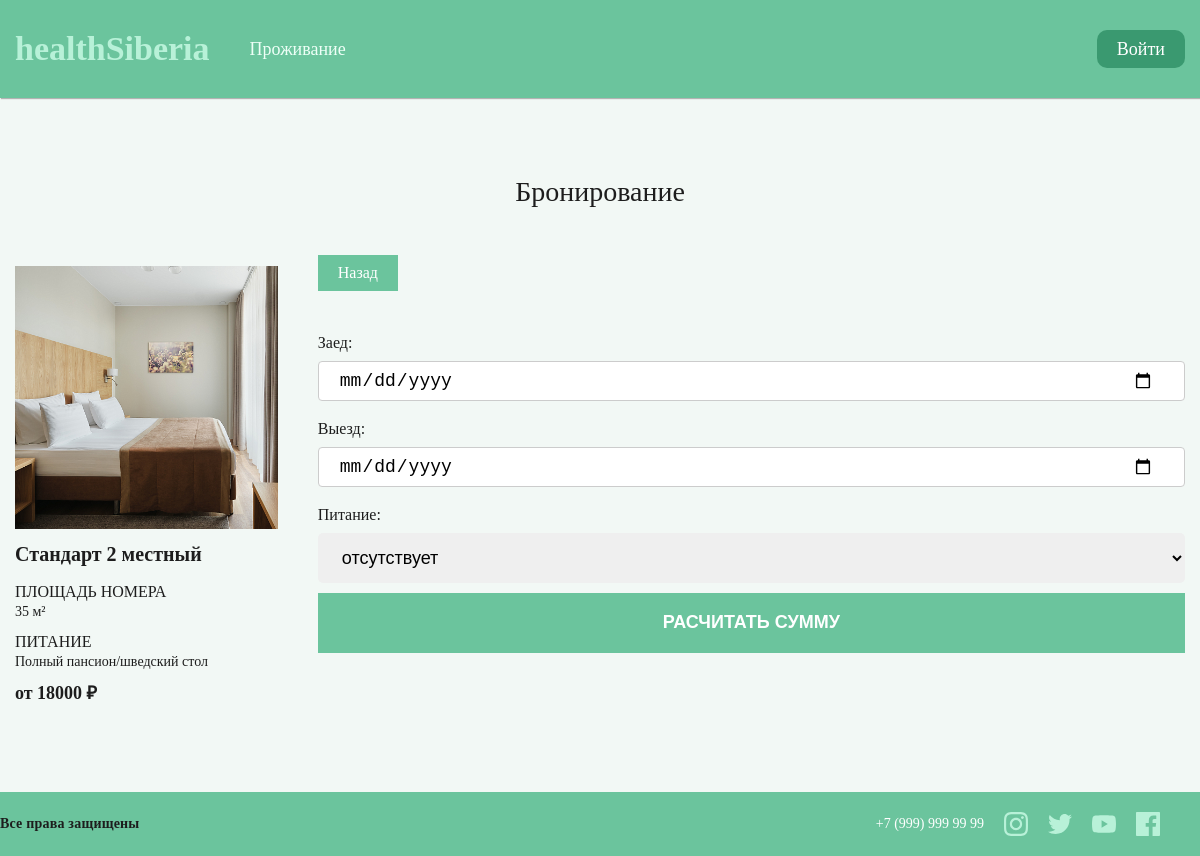
/book.php?id_ком=2, run on the app's committed database.
### tables this page shows
CREATE TABLE `rooms` (
  `id_комната` int(11) NOT NULL,
  `название` varchar(40) NOT NULL,
  `площадь` int(2) NOT NULL,
  `питание` varchar(40) NOT NULL,
  `цена` int(5) NOT NULL,
  `цена_питание` int(5) NOT NULL,
  `обложка` varchar(20) DEFAULT NULL
);

### book.php (the view, shortened to what this page needs)
<?php
	include_once('header.php');
?>
		<main class="main">
			<div class="living">
				<div class="_container">
					<div class="living_con">
						<div class="living_title">
							Бронирование
						</div>
						<div class="booking_block">
							<div class="room_card_">
								<?php
								$id_room = $_GET['id_ком'];
								require('connect.php');
								$query = "SELECT id_комната, название, площадь, питание, цена, обложка FROM rooms WHERE id_комната=".$id_room;
								$result = $mysqli -> query($query);
								while ($row = $result -> fetch_assoc()) {
								?>
								<div class="room_image_con"><img src="img/rooms/<?php print $row["обложка"]; ?>" alt=""></div>
								<div class="room">
									<div class="room_name"><?php print $row["название"]; ?></div>
									<div class="room_desc">
										<div class="desc">
											<div class="desc-title">ПЛОЩАДЬ НОМЕРА</div>
											<div class="desc-text"><?php print $row["площадь"]; ?> м²</div>
										</div>
										<div class="desc">
											<div class="desc-title">ПИТАНИЕ</div>
											<div class="desc-text"><?php print $row["питание"]; ?></div>
										</div>
										<div class="price">от <?php print $row["цена"]; ?> ₽</div>
									</div>
								</div>
								<?php
								}
								?>
							</div>
							<div class="do_booking">
								<form action="book_res.php?id_ком=<?php print $id_room ?>" method="post">
								<div class="form_item">
									<a href="living.php" class="back-btn res">Назад</a>
								</div>
									<div class="form_item">
										<label for="date_in_check" class="form_label">Заед:</label>
										<input class="date" type="date" id="date_in_check" name="date_in_check" value="<?php echo $check_in_date;?>" required>
									</div>
									<div class="form_item">
										<label for="date_out_check" class="form_label">Выезд:</label>
										<input class="date" type="date" id="date_out_check" name="date_out_check" value="<?php echo $check_out_date;?>" required>
									</div>
									<div class="form_item">
										<label class="form_label" for="meal_option">Питание:</label>
										<select name="meal_option" id="meal_option" class="select" value="<?php $meal; ?>" required>
											<option id="отсутствует" <?php if (isset($meal_option) && $meal_option == 'отсутствует') echo "selected";?>>отсутствует</option>
										</select>
									</div>
									<input type="submit" value="Расчитать сумму" class="form_button_task">
								</form>
							</div>
						</div>
					</div>
				</div>
			</div>
		</main>
<?php
	include_once('footer.php');
?>

### styles/main.css (style rules this page uses)
*, *::after, *::before { padding: 0; margin: 0; box-sizing: border-box; border: 0; }
a { text-decoration: none; }
main { flex: 1 0 auto; }
._container { max-width: 1280px; margin: 0px auto; padding: 0px 15px; box-sizing: content-box; }
.living_con { padding: 80px 0; }
.living_title { text-align: center; margin-bottom: 60px; font-size: 28px; font-weight: normal; }
.room_image_con img { max-width: 100%; transition: all 0.3s ease-in; }
.room_name { margin-top: 15px; margin-bottom: 20px; font-weight: bold; font-size: 20px; }
.desc { margin-bottom: 15px; }
.desc-title { font-size: 16px; font-weight: normal; margin-bottom: 5px; }
.desc-text { font-size: 14px; }
.price { font-weight: bold; font-size: 18px; margin-bottom: 10px; }
.booking_block { display: flex; gap: 40px; align-items: center; justify-content: center; }
.do_booking { width: 100%; }
.room_card_ { width: 30.3%; }
.res { margin-top: -70px; }
.back-btn { display: inline-block; padding: 10px 20px; color: #fff; font-size: 16px; background: #6BC49D; margin-bottom: 10px; }

### styles/form.css (style rules this page uses)
.form_item { margin-bottom: 10px; }
.form_label { font-size: 16px; display: block; margin-bottom: 10px; }
.select { height: 50px; width: 100%; border-radius: 5px; font-size: 18px; padding: 0px 20px; }
.form_button_task { width: 100%; min-height: 60px; background-color: #6BC49D; color: #fff; text-transform: uppercase; font-size: 18px; font-weight: 700; cursor: pointer; margin: 0 auto; padding: 10px 30px; transition: all 0.3s ease-in; }
.date { width: 100%; padding: 8px 20px; font-size: 18px; margin-bottom: 10px; border: 1px solid #ccc; border-radius: 4px; box-sizing: border-box; appearance: none; background-color: #fff; background-position: right center; background-repeat: no-repeat; padding-right: 30px; }

### data on the page
rooms: обложка (picture), название "Стандарт 2 местный", площадь "35", питание "Полный пансион/шведский стол", цена "18000"
